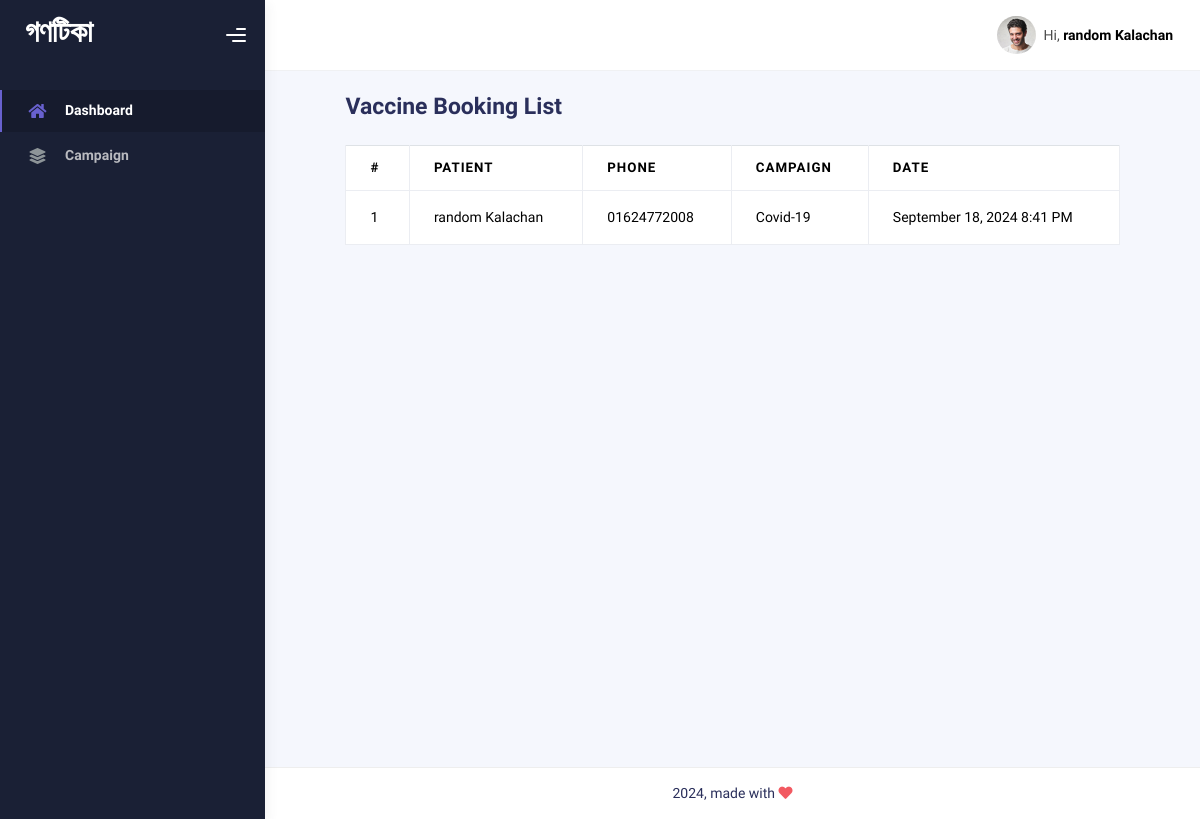
/vaccine/index/ (signed in), run on an earlier commit of the app's database.
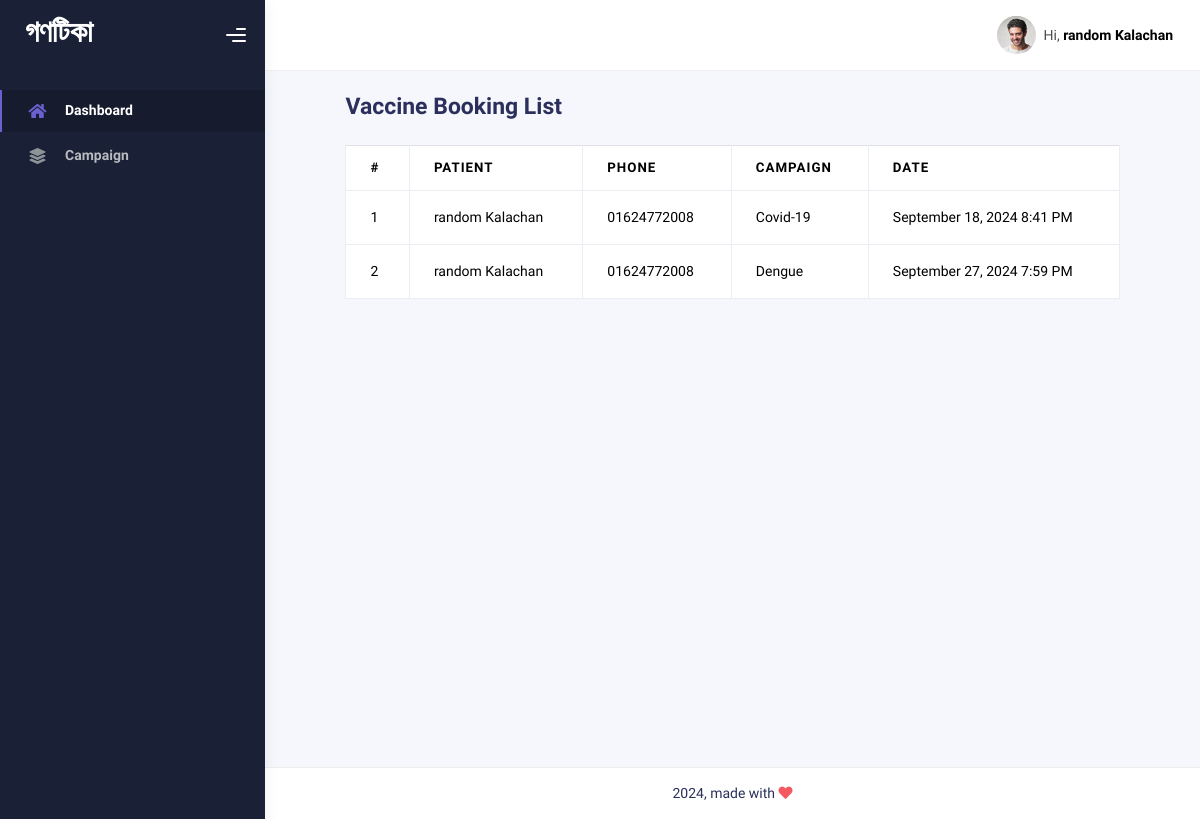
And on a later commit of the database.
### vaccine_booking/models.py (models this page shows)
class VaccineBooking(models.Model):
    vaccine_campaign = models.ForeignKey(
        VaccineCampaign, related_name="vaccine_campaign", on_delete=models.CASCADE
    )
    patient = models.ForeignKey(
        UserAccount, related_name="patient", on_delete=models.CASCADE
    )
    phone = models.IntegerField()
    date = models.DateTimeField()
    next_vaccine_date = models.DateTimeField()
    is_completed = models.BooleanField(default=False)

### user/models.py (models this page shows, shortened)
class UserAccount(models.Model):
    user = models.OneToOneField(User, related_name="account", on_delete=models.CASCADE)
    birth_date = models.DateField(null=True, blank=True)
    gender = models.CharField(max_length=10, choices=GENDER_TYPE)
    nid = models.CharField(unique=True, max_length=50, null=True)
    type = models.CharField(max_length=20, choices=USER_TYPE, default="Patient")

### vaccine_campaign/models.py (models this page shows, shortened)
class VaccineCampaign(models.Model):
    title = models.CharField(max_length=200, default="")
    location = models.TextField()
    start_date = models.DateTimeField()
    end_date = models.DateTimeField()

### vaccine_booking/views.py (the view)
# urls.py: path("index/", VaccineBookingList.as_view(), name="booking.index"),
class VaccineBookingList(LoginRequiredMixin, ListView):
    model = VaccineBooking
    template_name = "booking_list.html"
    context_object_name = "booking"
    def get_context_data(self, **kwargs):
        context = super().get_context_data(**kwargs)
        return context

### vaccine_booking/templates/booking_list.html (shortened to what this page needs)
{% extends 'base.html' %}
{% block content %}
  {% load crispy_forms_tags %}
  <div class="container mb-4">
    <div class="row">
      <div class="col-md-1 col-lg-1"></div>
      <div class="col-md-10 col-lg-10">
        <h3 class="mt-4 mb-4"><b>Vaccine Booking List</b></h3>
        <table class="table table-bordered mt-4">
          <thead>
            <tr>
              <th>#</th>
              <th>Patient</th>
              <th>Phone</th>
              <th>Campaign</th>
              <th>Date</th>
            </tr>
          </thead>
          <tbody>
            {% for object in booking %}
              <tr>
                <td>{{ forloop.counter }}</td>
                <td>{{ object.patient.user.first_name }} {{ object.patient.user.last_name }}</td>
                <td>0{{ object.phone }}</td>
                <td>{{ object.vaccine_campaign.title }}</td>
                <td>{{ object.date|date:'F j, Y g:i A' }}</td>
              </tr>
            {% endfor %}
          </tbody>
        </table>
      </div>
      <div class="col-md-1 col-lg-1"></div>
    </div>
  </div>
{% endblock %}

### core/templates/base.html (shortened to what this page needs)
<!DOCTYPE html>
<html lang="en">
  <head>
    {% load static %}
    <link rel="stylesheet" href="{% static 'assets/css/bootstrap.min.css' %}" />
    <link rel="stylesheet" href="{% static 'assets/css/plugins.min.css' %}" />
    <link rel="stylesheet" href="{% static 'assets/css/kaiadmin.min.css' %}" />
    <link rel="stylesheet" href="{% static 'assets/css/demo.css' %}" />
  </head>
  <body>
    <div class="wrapper">
      <div class="sidebar" data-background-color="dark">
        <div class="sidebar-logo">
          <div class="logo-header" data-background-color="dark">
            <div class="d-flex justify-content-center">
              <h1 style="color: #fff;"><b>গণটিকা</b></h1>
            </div>
            <div class="nav-toggle">
              <button class="btn btn-toggle toggle-sidebar"><i class="gg-menu-right"></i></button>
            </div>
          </div>
        </div>
        <div class="sidebar-wrapper scrollbar scrollbar-inner">
          {% include 'sidebar.html' %}
        </div>
      </div>
      <div class="main-panel">
        {% include 'header.html' %}
        {% block content %}
        {% endblock %}
        {% include 'footer.html' %}
      </div>
    </div>
  </body>
</html>

### core/templates/sidebar.html
<div class="sidebar-content">
  <ul class="nav nav-secondary">
    <li class="nav-item active">
      <a href="{% url 'home' %}">
        <i class="fas fa-home"></i>
        <p>Dashboard</p>
      </a>
    </li>
    <li class="nav-item">
      <a href="{% url 'campaign.index' %}">
        <i class="fas fa-layer-group"></i>
        <p>Campaign</p>
      </a>
    </li>
  </ul>
</div>

### core/templates/header.html (shortened to what this page needs)
<div class="main-header">
  {% load static %}
  <nav class="navbar navbar-header navbar-header-transparent navbar-expand-lg border-bottom">
    <div class="container-fluid">
      <ul class="navbar-nav topbar-nav ms-md-auto align-items-center">
        <li class="nav-item topbar-user dropdown hidden-caret">
          <a class="dropdown-toggle profile-pic" data-bs-toggle="dropdown" href="#" aria-expanded="false">
            <div class="avatar-sm">
              <img src="{% static 'assets/img/profile.jpg' %}" alt="..." class="avatar-img rounded-circle" />
            </div>
            <span class="profile-username">
              <span class="op-7">Hi,</span>
              <span class="fw-bold">{{ request.user.first_name }} {{ request.user.last_name }}</span>
            </span>
          </a>
        </li>
      </ul>
    </div>
  </nav>
</div>

### core/templates/footer.html (shortened to what this page needs)
<footer class="footer">
  <div class="container-fluid d-flex justify-content-between">
    <div class="copyright">
      2024, made with <i class="fa fa-heart heart text-danger"></i>
    </div>
  </div>
</footer>

What changed in the data, as far as the page shows it:
added VaccineBooking: patient.user.first_name "random", patient.user.last_name "Kalachan", phone "1624772008", vaccine_campaign "Dengue", date "September 27, 2024 7:59 PM"
